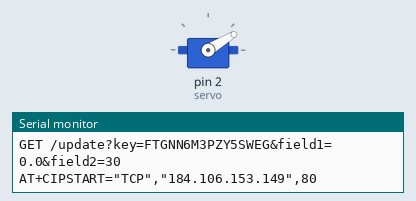
The sketch below on a simulated Arduino Uno, built with avr-gcc and run on an emulated ATmega328P. Shown: servo, the last lines printed to the serial monitor. Raw I2C reads return 0; the modem accepts every AT command (registered, SIM ready, sends succeed) and sends nothing else.

Above: at 19.4 s.
At 127.0 s:
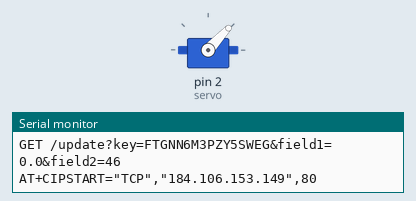
Timing chart, 0 to 128.5 s (numbered marks = the images above):
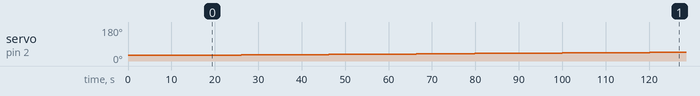

Measured:
- by itself, servo on pin 2 (servo): moves from 30° to 47° over 108 s

The sketch:

DataLogger.ino
```cpp
#include <SoftwareSerial.h>
#include <stdlib.h>
#include <Servo.h>
#include<Wire.h>

#define DEBUG true
#define DHTPIN 13                 // DHT data pin connected to Arduino pin 2
#define DHTTYPE DHT22             // DHT 22 (or AM2302)
#define SSID "SSID-AkVk5G"     // "SSID-WiFiname"
#define PASS "VeMaAkVi$123" // "password"
#define IP "184.106.153.149"      // thingspeak.com ip

// Pin A0 low (default) gives addr 0x4A
#define Addr 0x4A

String msg = "GET /update?key=FTGNN6M3PZY5SWEG"; //change it with your api key like "GET /update?key=Your Api Key"
SoftwareSerial esp(9,10);


int error;
Servo servo;

const int lowerSoftLimit = 30;
const int upperSoftLimit = 120;

int currentAngle = lowerSoftLimit;
bool increasing = true;

double irradiance;
String irradianceC;
void setup()
{
  delay(100);
  Serial.begin(9600); //or use default 115200.
  esp.begin(9600);
  Serial.println("AT");
  esp.println("AT");

  delay(5000);

  if(esp.find("OK"))
  {
    connectWiFi();
  }

  servo.attach(2); // D4

  servo.write(currentAngle);

  delay(200);

  Wire.beginTransmission(Addr);
  Wire.write(0x02); // sets register pointer to the configuration register (0x02)
  Wire.write(0x00); // set mode so that the IC measures lux intensity only once every 800ms regardless of integration time; automatic mode and autoranging is on.
  Wire.endTransmission();
  delay(300);
}

void loop()
{
  start: //label
    // there is a useful c function called dtostrf() which will convert a float to a char array
    //so it can then be printed easily.  The format is: dtostrf(floatvar, StringLengthIncDecimalPoint, numVarsAfterDecimal, charbuf);

    unsigned int data[2];
    Wire.beginTransmission(Addr);
    Wire.write(0x03); // sets register pointer to the Lux High Byte register (0x03)
    Wire.endTransmission();

    // Request 2 bytes of data
    Wire.requestFrom(Addr, 2);

    // Read 2 bytes of data luminance msb, luminance lsb
    if (Wire.available() == 2)
    {
    data[0] = Wire.read();
    data[1] = Wire.read();
    }

    // Convert the data to lux
    // (From MAX44009 data sheet)
    int exponent = (data[0] & 0xF0) >> 4;
    int mantissa = ((data[0] & 0x0F) << 4) | (data[1] & 0x0F);
    double luminance = pow(2, exponent) * mantissa * 0.045;

    char buffer[10];
    irradiance = luminance * 0.0079;
    irradianceC = dtostrf(irradiance, 4, 1, buffer);
    updateData();
    //Resend if transmission is not completed
    if (error==1)
    {
      goto start; //go to label "start"
    }
  delay(3600);

  if (increasing) {
    currentAngle++;
  } else {
    currentAngle--;
  }

  if (currentAngle > upperSoftLimit) {
    currentAngle = upperSoftLimit;
    increasing = false;
  }

  if (currentAngle < lowerSoftLimit) {
    currentAngle = lowerSoftLimit;
    increasing = true;
  }

  servo.write(currentAngle);
}

void updateData()
{
  String cmd = "AT+CIPSTART=\"TCP\",\"";
  cmd += IP;
  cmd += "\",80";
  Serial.println(cmd);
  esp.println(cmd);
  delay(2000);
  if(esp.find("Error"))
  {
    return;
  }
  cmd = msg ;
  cmd += "&field1=";    //field 1 for temperature
  cmd += irradianceC;
  cmd += "&field2=";  //field 2 for humidity
  cmd += String(currentAngle);
  cmd += "\r\n";
  Serial.print("AT+CIPSEND=");
  esp.print("AT+CIPSEND=");
  Serial.println(cmd.length());
  esp.println(cmd.length());
  if(esp.find(">"))
  {
    Serial.print(cmd);
    esp.print(cmd);
  }
  else
  {
    Serial.println("AT+CIPCLOSE");
    esp.println("AT+CIPCLOSE");
    //Resend...
    error=1;
  }
}

boolean connectWiFi()
{
  Serial.println("AT+CWMODE=1");
  esp.println("AT+CWMODE=1");
  delay(2000);
  String cmd="AT+CWJAP=\"";
  cmd+=SSID;
  cmd+="\",\"";
  cmd+=PASS;
  cmd+="\"";
  Serial.println(cmd);
  esp.println(cmd);
  delay(5000);
  if(esp.find("OK"))
  {
    return true;
  }
  else
  {
    return false;
  }
}
```
